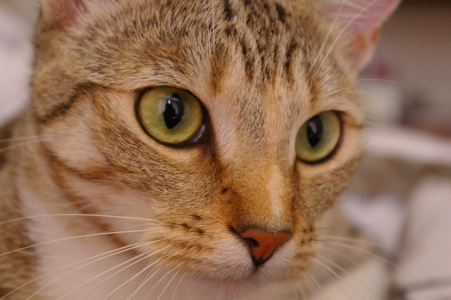
#> input picture skimage.data.chelsea(), 451 x 300 px
$ jupyter execute 'Lab 1.1 Image_Fundamentals_Exersices_fr.ipynb'
#> lines starting #> are read from the running program, lines starting #| are printed output that depends on the picture; after the words box and inside, x2 and y2 are one past the last pixel; in counts of white or black regions, pixels touching at a corner belong together
#> further down, cat is the input picture: shape (300, 451, 3); mean R, G, B 147.7, 111.4, 86.8
### Exercice 1: peindre la lettre H
Définissez une fonction qui reçoit en entrée une image RVB et une paire de coordonnées (ligne, colonne) et renvoie une copie de l'image d'origine avec une lettre verte H revêtue de dimensions spécifiques de l'image.

Les coordonnées montrent le coin supérieur gauche de H. L'épaisseur de la lettre doit être de 3 pixels et sa hauteur et sa largeur sont de 24 pixels.

Commencez par la norme suivante:

[cell 1]
def draw_H(image, coords, color=(255, 0, 0)):
#> called with coords = (50, -50), color = (255, 0, 0)
    out = image.copy()

    hauteur=24
    largeur=24
    epaisseur=3

    out[coords[0]:coords[0]+hauteur,coords[1]:coords[1]+epaisseur,0]=color[0]
#> out: shape (300, 451, 3); 0.05% of pixels changed, all inside (x1, y1, x2, y2) = (401, 50, 404, 74)
    out[coords[0]:coords[0]+hauteur,coords[1]:coords[1]+epaisseur,1]=color[1]
#> out: shape (300, 451, 3); mean R, G, B 147.7, 111.4, 86.8
    out[coords[0]:coords[0]+hauteur,coords[1]:coords[1]+epaisseur,2]=color[2]
#> out: shape (300, 451, 3); mean R, G, B 147.7, 111.4, 86.7

    out[coords[0]:coords[0]+hauteur,coords[1]+largeur-epaisseur:coords[1]+largeur,0]=color[0]
#> out: shape (300, 451, 3); mean R, G, B 147.8, 111.4, 86.7
    out[coords[0]:coords[0]+hauteur,coords[1]+largeur-epaisseur:coords[1]+largeur,1]=color[1]
#> out: shape (300, 451, 3); mean R, G, B 147.8, 111.3, 86.7
    out[coords[0]:coords[0]+hauteur,coords[1]+largeur-epaisseur:coords[1]+largeur,2]=color[2]
#> out: shape (300, 451, 3); mean R, G, B 147.8, 111.3, 86.7

    out[coords[0]+int(hauteur/2)-int(epaisseur/2):coords[0]+int(hauteur/2)+int(epaisseur/2)+1,coords[1]:coords[1]+largeur,0]=color[0]
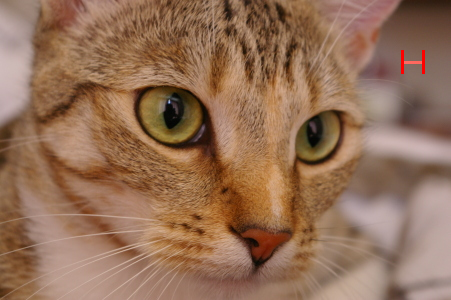
#> out: shape (300, 451, 3); mean R, G, B 147.9, 111.3, 86.7
    out[coords[0]+int(hauteur/2)-int(epaisseur/2):coords[0]+int(hauteur/2)+int(epaisseur/2)+1,coords[1]:coords[1]+largeur,1]=color[1]
#> out: shape (300, 451, 3); 0.04% of pixels changed, all inside (x1, y1, x2, y2) = (404, 61, 422, 64)
    out[coords[0]+int(hauteur/2)-int(epaisseur/2):coords[0]+int(hauteur/2)+int(epaisseur/2)+1,coords[1]:coords[1]+largeur,2]=color[2]
#> out: shape (300, 451, 3); mean R, G, B 147.9, 111.3, 86.7

    return out

Essayez votre programme avec le code suivant:

[cell 2]
from skimage import data
import matplotlib.pyplot as plt

cat = data.chelsea()
cat_H = draw_H(cat, (50, -50))
plt.imshow(cat_H);

### Exercice 2: Imagerie des canaux RVB
Affichez les différents canaux de couleur de l'image (chacun comme une image d'échelle de gris).

Commencez par la norme suivante:

[cell 3]
import numpy as np
# --- read in the image ---

image = plt.imread('image/balloon.jpg')
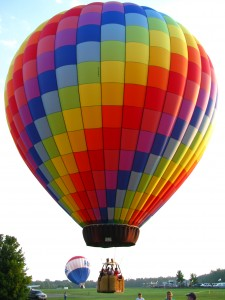
#> input picture lab1/image/balloon.jpg, 225 x 300 px
#> image is the input picture: shape (300, 225, 3); mean R, G, B 170.1, 140.5, 129.3

# --- assign each color channel to a different variable ---

r = cat_H[:,:,0]
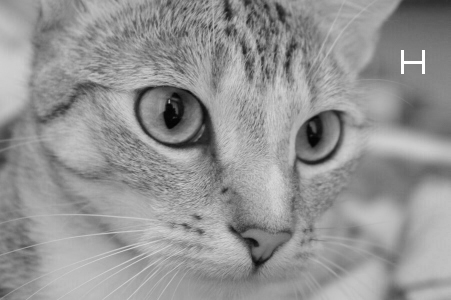
#> r: shape (300, 451); min 2, max 255, mean 147.9
g = cat_H[:,:,1]
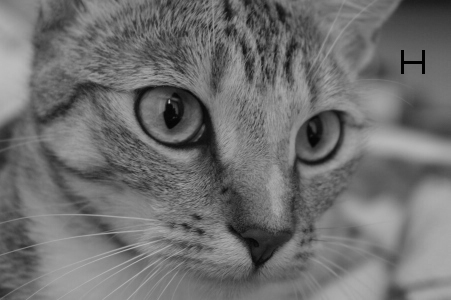
#> g: shape (300, 451); min 0, max 189, mean 111.3
b = cat_H[:,:,2]
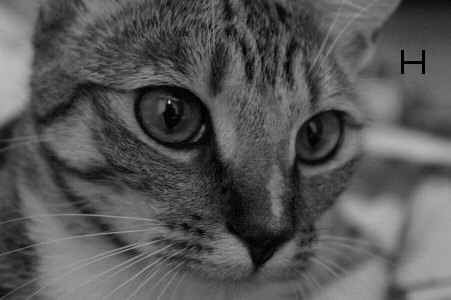
#> b: shape (300, 451); min 0, max 231, mean 86.7

# --- display the image and r, g, b channels ---

f, axes = plt.subplots(1, 4, figsize=(16, 5))

for ax in axes:
    ax.axis('off')

(ax_r, ax_g, ax_b, ax_color) = axes

ax_r.imshow(r, cmap='gray')
ax_r.set_title('red channel')

ax_g.imshow(g, cmap='gray')
ax_g.set_title('green channel')

ax_b.imshow(b, cmap='gray')
ax_b.set_title('blue channel')

# --- Here, we stack the R, G, and B layers again
#     to form a color image ---
ax_color.imshow(np.stack([r, g, b], axis=2))
ax_color.set_title('all channels');

### Exercice epaisseur: Conversion en une échelle de gris ("noir et blanc")
La luminosité relative d'une image est l'intensité de la lumière qui vient de chaque point.Différentes couleurs contribuent différemment à la luminosité: il est très difficile d'avoir par exemple une couleur bleu vif et propre.Ainsi, en commençant par une image RVB, sa luminosité est donnée par le type:

$$ y = 0,2126r + 0,7152g + 0,0722b $$

A) Utilisez la multiplication des tables pour convertir une image RVB en une image de luminosité de l'échelle de gris selon le type ci-dessus.

b) Changer les coefficients en 1/3 (c'est-à-dire prendre le canal rouge, vert et bleu moyen, et cette approche est comparée à la rgb2gray.

c) Comparez vos résultats de a) et b) avec ce que vous avez reçu avec le skimage.color.rgb2gray.ray.

[cell 4]
from skimage import color, img_as_float, io

image = img_as_float(io.imread('./image/balloon.jpg'))

gray = color.rgb2gray(image)
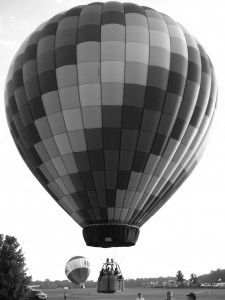
#> gray: shape (300, 225) float64; min 0.0331, max 1, mean 0.572
my_gray = image[:,:,0]*0.2126+image[:,:,1]*0.7152+image[:,:,2]*0.0722
my_gray_b = image[:,:,0]*0.3+ image[:,:,1]*0.3+ image[:,:,2]*0.3
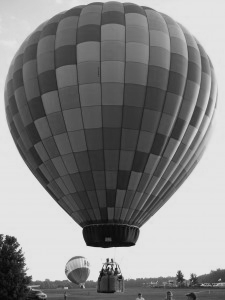
#> my_gray_b: shape (300, 225) float64; min 0.0212, max 0.9, mean 0.517

# --- display the results ---

f, (ax0, ax1, ax2) = plt.subplots(1, 3, figsize=(10, 6))

ax0.imshow(gray, cmap='gray')
ax0.set_title('skimage.color.rgb2gray')

ax1.imshow(my_gray, cmap='gray')
ax1.set_title('my rgb2gray')

ax1.imshow(my_gray, cmap='gray')
ax1.set_title('my rgb2gray')

ax2.imshow(my_gray_b, cmap='gray')
ax2.set_title('my rgb2gray')
